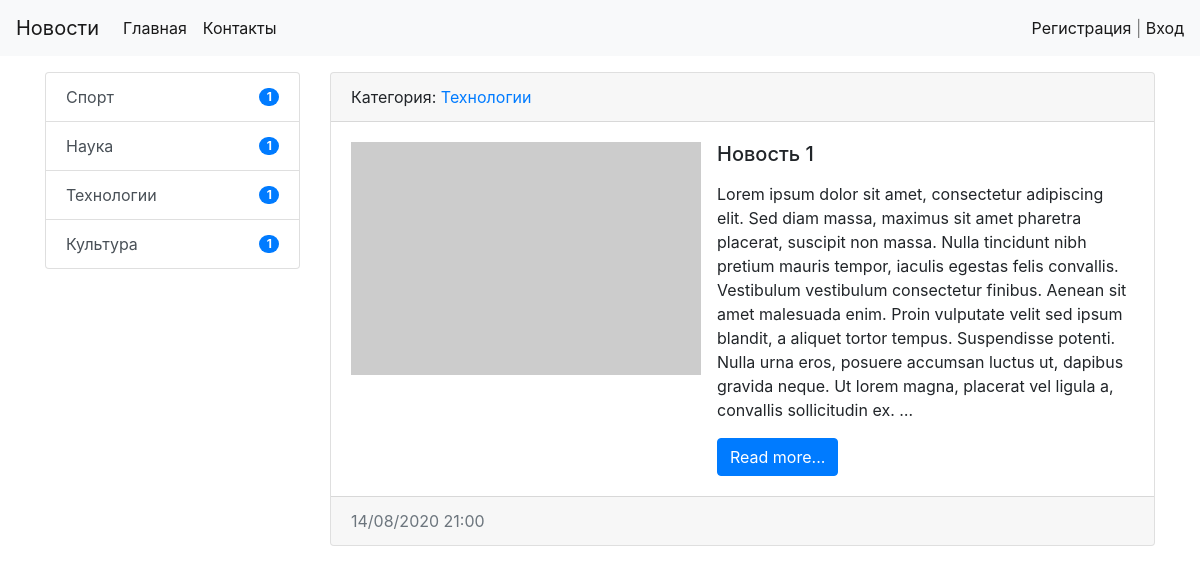
Page /category/3/ on the earlier database version.
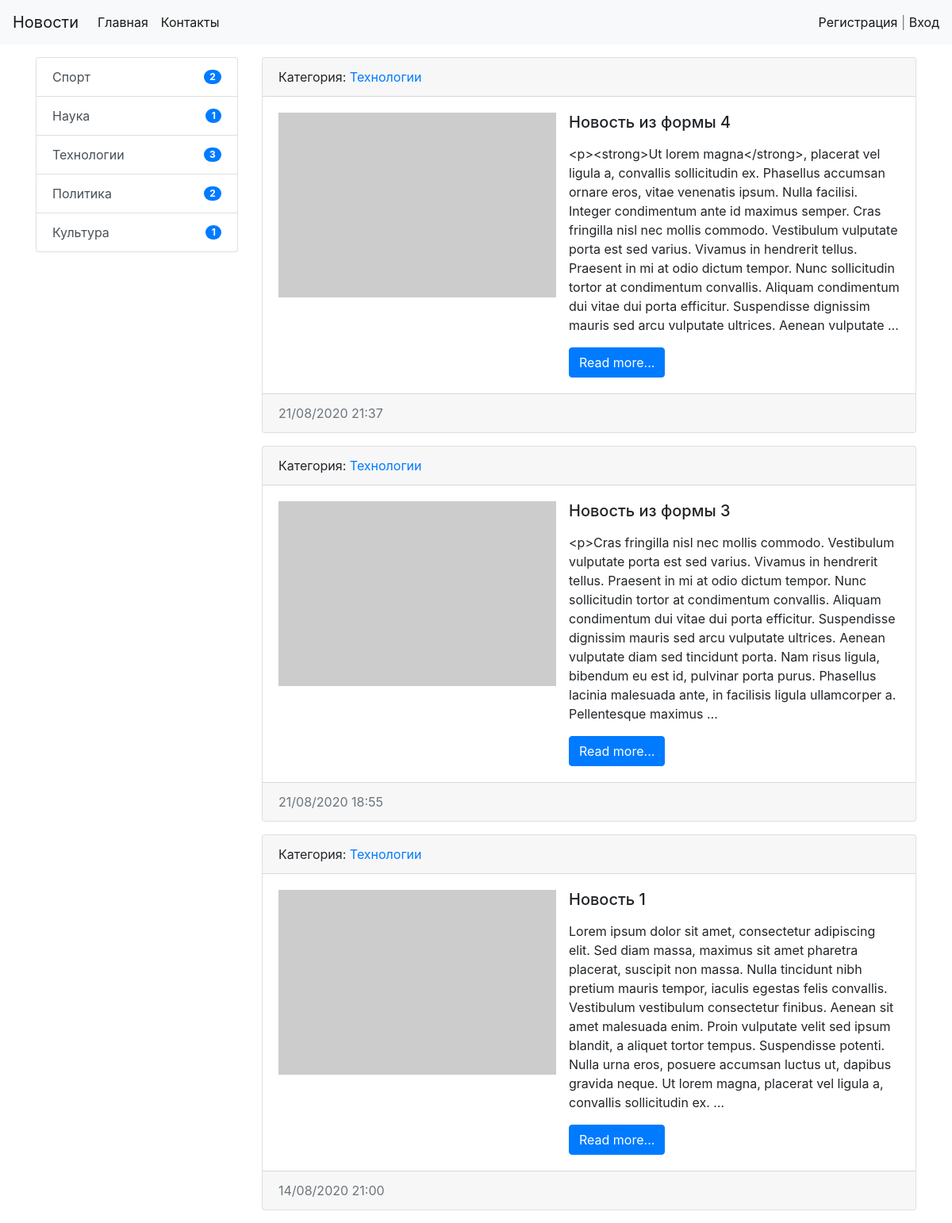
Same page on the later database version.
### news/models.py (models this page shows, shortened)
class Category(models.Model):
    title = models.CharField(max_length=128, db_index=True, verbose_name='Наименование')
    def get_absolute_url(self):
        return reverse('category', kwargs={"category_id": self.pk})
    def __str__(self): # за счет этого видим отображение названий категорий на странице, а не category_1, etc..
        return self.title
    class Meta:
        verbose_name = 'Категория'
        verbose_name_plural = 'Категории'
        ordering = ['title']

class News(models.Model):
    title = models.CharField(max_length=128, verbose_name='Наименование')
    content = models.TextField(blank=True, verbose_name='Содержимое')
    create_at = models.DateTimeField(auto_now_add=True, verbose_name='Дата публикации')
    update_at = models.DateTimeField(auto_now=True, verbose_name='Дата обновления')
    photo = models.ImageField(upload_to='photos/%Y/%m/%d/', verbose_name='Фото', blank=True)
    is_published = models.BooleanField(default=True, verbose_name='Опубликовано')
    category = models.ForeignKey('Category', on_delete=models.PROTECT, verbose_name='Категория', null=True)
    views = models.IntegerField(default=0)
    def get_absolute_url(self):
        return reverse('view_news', kwargs={"pk": self.pk})
    class Meta:
        verbose_name = 'Новость'
        verbose_name_plural = 'Новости'
        ordering = ['-create_at']

### news/views.py (the view)
# urls.py: path('category/<int:category_id>/', NewsByCategory.as_view(), name='category'),
class NewsByCategory(MyMixin, ListView):
    model = News
    template_name = 'news/home_news_list.html'
    context_object_name = 'news'
    allow_empty = False # запрет показа пустых списков
    paginate_by = 5
    def get_context_data(self, *, object_list=None, **kwargs):
        context = super().get_context_data(**kwargs)
        context['title'] = self.get_upper(Category.objects.get(pk=self.kwargs['category_id'])) #привели к верхнему регистру
        return context
    def get_queryset(self):
        return News.objects.filter(category_id=self.kwargs['category_id'], is_published=True).select_related('category')

### news/templatetags/news_tags.py (called while the page is built)
@register.inclusion_tag('news/list_categories.html')
def show_categories():
    categories = Category.objects.annotate(cnt=Count('news', filter=F('news__is_published'))).filter(cnt__gt=0) # если в рубрике нет новостей, то она не выводится в списке рубрик
    return {'categories': categories}

### news/utils.py (called while the page is built)
    def get_upper(self, s):
        if isinstance(s, str):
            return s.upper()
        else:
            return s.title.upper()

### news/templates/news/home_news_list.html (shortened to what this page needs)
{% extends 'base.html' %}
{% block sidebar %}
  {% include 'inc/_sidebar.html' %}
{% endblock %}
{% block content %}
  {% for item in news %}
      <div class="card mb-3">
        <div class="card-header">
          Категория: <a href="{{ item.category.get_absolute_url }}"> {{ item.category }}</a>
        </div>
        <div class="card-body">
          <div class="media">
            {% if item.photo %}
              <img src="{{ item.photo.url }}" alt="" width="350px" class="mr-3">
            {% else %}
              <img src="https://picsum.photos/id/0/350/233/?blur=2" alt="" class="mr-3">
            {% endif %}
            <div class="media-body">
              <h5 class="card-title">{{ item.title }}</h5>
              <p class="card-text">{{ item.content|linebreaks|safe|truncatewords:70 }}</p>
              <a href="{{ item.get_absolute_url }}" class="btn btn-primary">Read more...</a>
            </div>
          </div>
        </div>
        <div class="card-footer text-muted">
          {{ item.create_at|date:"d/m/Y H:i"}}
        </div>
      </div>
  {% endfor %}
{% endblock %}

### templates/base.html (shortened to what this page needs)
{% load static %}
<!doctype html>
<html lang="en">
  <head>
    <link rel="stylesheet" href="{% static 'bootstrap/css/bootstrap.min.css' %}">
  </head>
  <body>
  {% include 'inc/_nav.html' %}
    <div class="container mt-3">
      <div class="row">
        <div class="col-md-3">
          {% block sidebar %}{% endblock %}
        </div>
        <div class="col-md-9">
          {% block content %}{% endblock %}
        </div>
      </div>
    </div>
  </body>
</html>

### templates/inc/_nav.html (shortened to what this page needs)
<nav class="navbar navbar-expand-lg navbar-light bg-light">
  <a class="navbar-brand" href="{% url 'home' %}">Новости</a>
  <div class="collapse navbar-collapse" id="navbarSupportedContent">
    <ul class="navbar-nav mr-auto">
      <li class="nav-item active"><a class="nav-link" href="{% url 'home' %}">Главная<span class="sr-only">(current)</span></a></li>
      <li class="nav-item active"><a class="nav-link" href="{% url 'contact' %}">Контакты<span class="sr-only">(current)</span></a></li>
    </ul>
    <span class="navbar-text">
      {% if request.user.is_authenticated %}
        Привет, {{ user.username }} | <a href="{% url 'logout' %}">Выход</a>
      {% else %}
        <a href="{% url 'register' %}">Регистрация</a> | <a href="{% url 'login' %}">Вход</a>
      {% endif %}
    </span>
  </div>
</nav>

### templates/inc/_sidebar.html
{% load news_tags %}
{% show_categories %}

### news/templates/news/list_categories.html
<div class="list-group">
    {% for item in categories %}
        <a href="{{ item.get_absolute_url }}" class="list-group-item d-flex list-group-item-action justify-content-between align-items-center">{{ item.title }}
            <span class="badge badge-primary badge-pill">{{ item.cnt }}</span> </a>
    {% endfor %}
</div>

Differences in the rows shown:
computed for Category "Спорт": cnt "1" → "2"
computed for Category "Технологии": cnt "1" → "3"
now on this page (row unchanged): Category: title "Политика", cnt "2"
added News: category "Технологии", title "Новость из формы 4", content "<p><strong>Ut lorem magna</strong>, placerat vel ligula a, convallis sollicitudin ex. Phasellus accumsan ornare eros, vitae venenatis ipsum. Nulla facilisi. Integer condimentum ante id maximus semper. Cras fringilla nisl nec mollis commodo. Vestibulum vulputate porta est sed varius. Vivamus in hendrerit tellus. Praesent in mi at odio dictum tempor. Nunc sollicitudin tortor at condimentum convallis. Aliquam condimentum dui vitae dui porta efficitur. Suspendisse dignissim mauris sed arcu vulputate ultrices. Aenean vulputate …", create_at "21/08/2020 21:37"
added News: category "Технологии", title "Новость из формы 3", content "<p>Cras fringilla nisl nec mollis commodo. Vestibulum vulputate porta est sed varius. Vivamus in hendrerit tellus. Praesent in mi at odio dictum tempor. Nunc sollicitudin tortor at condimentum convallis. Aliquam condimentum dui vitae dui porta efficitur. Suspendisse dignissim mauris sed arcu vulputate ultrices. Aenean vulputate diam sed tincidunt porta. Nam risus ligula, bibendum eu est id, pulvinar porta purus. Phasellus lacinia malesuada ante, in facilisis ligula ullamcorper a. Pellentesque maximus …", create_at "21/08/2020 18:55"
